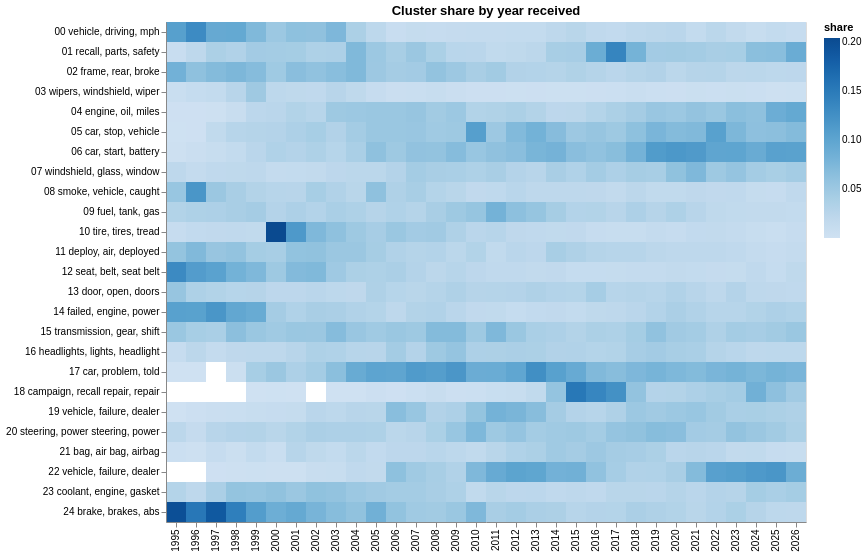

The cell this chart's notebook holds for it:
### Code cell
year_share_chart(kmeans_clusters, sample["YEAR"], kmeans_names)

### Figure 1 — Vega-Lite specification as saved in the notebook (floating-point values rounded to 4 significant figures; data arrays with more than 128 entries replaced by an {"elided": "..."} marker saying what was removed)
{"config": {"view": {"continuousWidth": 300, "continuousHeight": 300}}, "data": {"name": "data-8b5f1e3e0f41bfc0e931c4fc1e1afeef"}, "mark": {"type": "rect"}, "encoding": {"color": {"field": "share", "scale": {"scheme": "blues"}, "title": "share", "type": "quantitative"}, "tooltip": [{"field": "name", "type": "nominal"}, {"field": "year", "type": "quantitative"}, {"field": "share", "format": ".1%", "type": "quantitative"}], "x": {"field": "year", "title": null, "type": "ordinal"}, "y": {"field": "name", "sort": ["00 vehicle, driving, mph", "01 recall, parts, safety", "02 frame, rear, broke", "03 wipers, windshield, wiper", "04 engine, oil, miles", "05 car, stop, vehicle", "06 car, start, battery", "07 windshield, glass, window", "08 smoke, vehicle, caught", "09 fuel, tank, gas", "10 tire, tires, tread", "11 deploy, air, deployed", "12 seat, belt, seat belt", "13 door, open, doors", "14 failed, engine, power", "15 transmission, gear, shift", "16 headlights, lights, headlight", "17 car, problem, told", "18 campaign, recall repair, repair", "19 vehicle, failure, dealer", "20 steering, power steering, power", "21 bag, air bag, airbag", "22 vehicle, failure, dealer", "23 coolant, engine, gasket", "24 brake, brakes, abs"], "title": null, "type": "nominal"}}, "height": 500, "title": "Cluster share by year received", "width": 640, "$schema": "https://vega.github.io/schema/vega-lite/v6.4.1.json", "datasets": {"data-8b5f1e3e0f41bfc0e931c4fc1e1afeef": {"elided": "792 records"}}}
